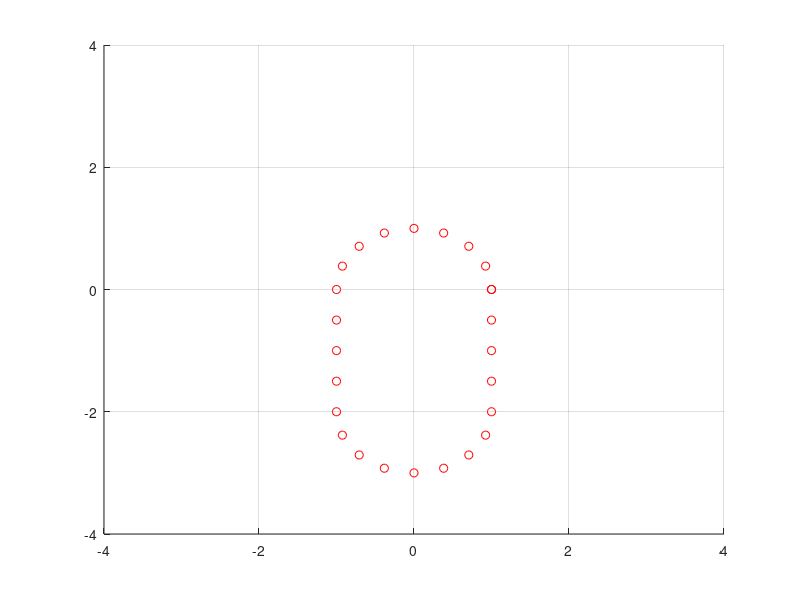

Recreate this plot in MATLAB.
clear all
close all

points = [1 ,  0 ,   0 ; 
0.9238795325112867 ,  0.3826834323650898 ,   0 ; 
0.7071067811865476 ,  0.7071067811865475 ,   0 ; 
0.38268343236508984 ,  0.9238795325112867 ,   0 ; 
6.123233995736766e-17 ,  1 ,   0 ; 
-0.3826834323650897 ,  0.9238795325112867 ,   0 ; 
-0.7071067811865475 ,  0.7071067811865476 ,   0 ; 
-0.9238795325112867 ,  0.38268343236508984 ,   0 ; 
-1 ,  1.2246467991473532e-16 ,   0 ; -1 ,  -0.4999999999999999 ,   0 ; 
-1 ,  -0.9999999999999999 ,   0 ; 
-1 ,  -1.4999999999999998 ,   0 ; 
-1 ,  -1.9999999999999998 ,   0 ; 
-0.9238795325112867 ,  -2.3826834323650896 ,   0 ; 
-0.7071067811865477 ,  -2.7071067811865475 ,   0 ; 
-0.38268343236509034 ,  -2.9238795325112865 ,   0 ; 
-1.8369701987210297e-16 ,  -3 ,   0 ; 
0.38268343236509 ,  -2.9238795325112865 ,   0 ; 
0.7071067811865475 ,  -2.707106781186548 ,   0 ; 
0.9238795325112865 ,  -2.3826834323650905 ,   0 ; 
1 ,  -2 ,   0 ; 1 ,  -1.5 ,   0 ; 
1 ,  -1 ,   0 ; 
1 ,  -0.5 ,   0 ; 
1 ,  0 ,   0 ]; 

    
figure, hold on
grid on
axis([-4,4,-4,4])
plot(points(:,1), points(:,2), 'or')